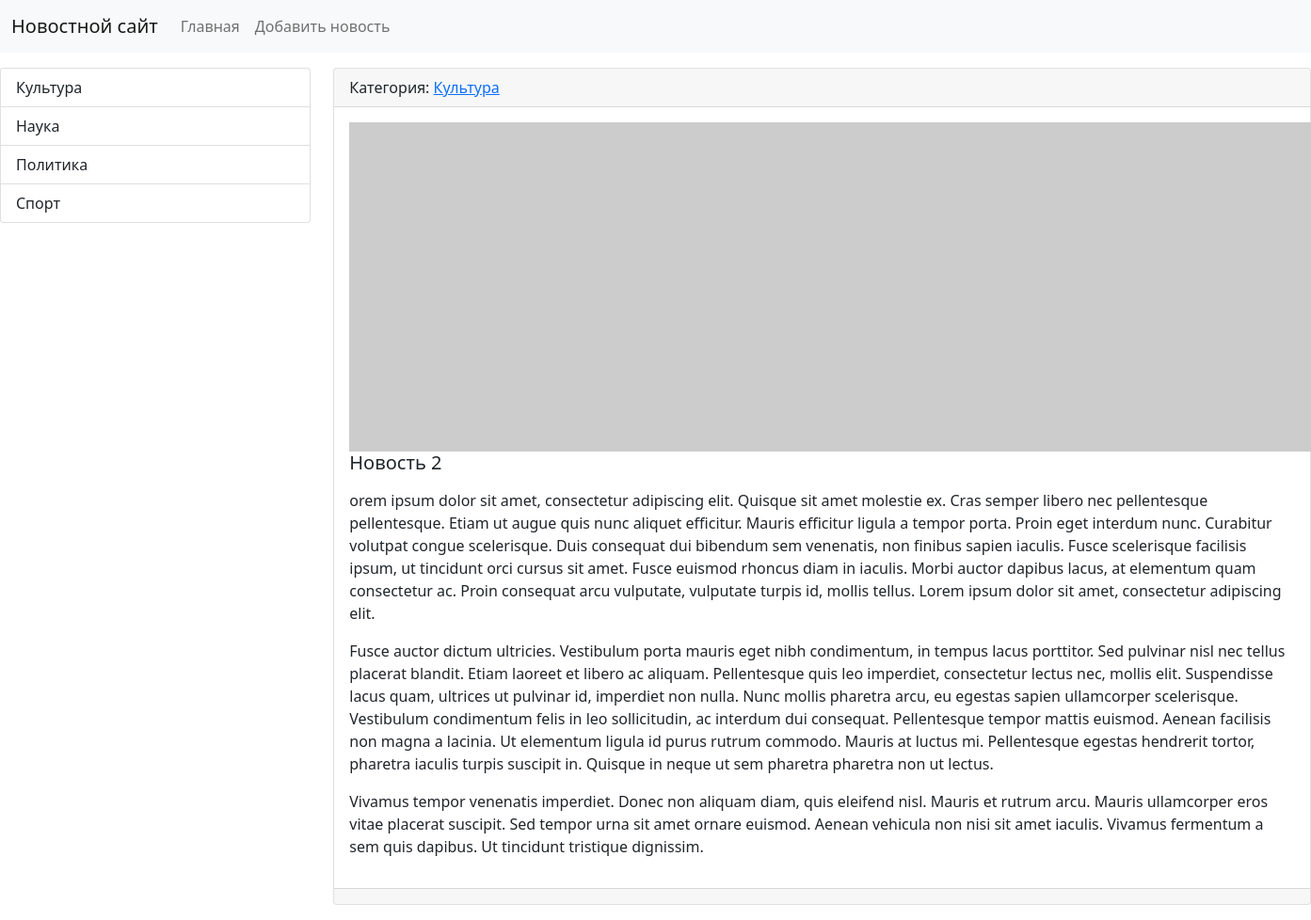
Screenshot of /news/2/ with the database file from the repository.
### news/models.py (models this page shows, shortened)
class Category(models.Model):
    title = models.CharField(max_length=150, db_index=True, verbose_name='Наименование категории')
    def get_absolute_url(self):
        return reverse('category', kwargs={"category_id": self.pk})
    def __str__(self):
        return self.title
    class Meta:
        verbose_name = 'Категория'
        verbose_name_plural = 'Категории'
        ordering = ['title']

class News(models.Model):
    title = models.CharField(max_length=150, verbose_name='Наименование')
    content = models.TextField(blank=True, verbose_name='Контент')
    created_at = models.DateTimeField(auto_now_add=True, verbose_name='Дата публикации')
    updated_at = models.DateTimeField(auto_now=True, verbose_name='Обновлено')
    photo = models.ImageField(upload_to='photos/%Y/%m/$d/', verbose_name='Фото', blank=True)
    is_published = models.BooleanField(default=True, verbose_name='Опубликовано')
    category = models.ForeignKey('Category', on_delete=models.PROTECT, null=True, verbose_name='Категория')
    class Meta:
        verbose_name = 'Новость'
        verbose_name_plural = 'Новости'
        ordering = ['-created_at']

### news/views.py (the view)
# urls.py: path('news/<int:news_id>/', view_news, name='view_news'),
def view_news(request, news_id):
    news_item = get_object_or_404(News, pk=news_id)
    return render(request, 'news/view_news.html', {"news_item": news_item})

### news/templatetags/news_tags.py (called while the page is built)
@register.inclusion_tag('news/list_categories.html')
def show_categories(arg1='Hello', arg2='world'):
    categories = Category.objects. all()
    return {"categories": categories, "arg1": arg1, "arg2": arg2}

### news/templates/news/view_news.html (shortened to what this page needs)
{% extends 'base.html' %}
{% block sidebar %}
{% include 'include/_sidebar.html' %}
{% endblock %}
{% block content %}
<div class="card mb-3">
    <div class="card-header">
        Категория: <a href="{{ news_item.category.get_absolute_url }}"> {{ news_item.category }}</a>
    </div>
    <div class="card-body">
        <div class="media">
            {% if item.photo %}
            <img src="{{ news_item.photo.url }}" alt="" width="350" class="mr-3">
            {% else %}
            <img src="https://picsum.photos/id/1060/350/235/?blur=2" alt="" class="mr-3">
            {% endif %}
            <div class="media-body">
                <h5 class="card-title">{{ news_item.title }}</h5>
                <p class="card-text">{{ news_item.content|safe|linebreaks }}</p>
            </div>
        </div>
    </div>
    <div class="card-footer text-muted">
    </div>
</div>
{% endblock %}

### news/templates/news/list_categories.html
<div class="list-group">
    {% for item in categories %}
    <a href="{{ item.get_absolute_url }}" class="list-group-item list-group-item-action">{{ item.title }}</a>
    {% endfor %}
</div>

### rows the page displays
Category: title "Культура"
Category: title "Наука"
Category: title "Политика"
Category: title "Спорт"
News: category "Культура", title "Новость 2", content "orem ipsum dolor sit amet, consectetur adipiscing elit. Quisque sit amet molestie ex. Cras semper libero nec pellentesque pellentesque. Etiam ut augue quis nunc aliquet efficitur. Mauris efficitur ligula a tempor porta. Proin eget interdum nunc. Curabitur volutpat congue scelerisque. Duis consequat dui bibendum sem venenatis, non finibus sapien iaculis. Fusce scelerisque facilisis ipsum, ut tincidunt orci cursus sit amet. Fusce euismod rhoncus diam in iaculis. Morbi auctor dapibus lacus, at elementum quam consectetur ac. Proin consequat arcu vulputate, vulputate turpis id, mollis tellus. Lorem ipsum dolor sit amet, consectetur adipiscing elit. Fusce auctor dictum ultricies. Vestibulum porta…"
